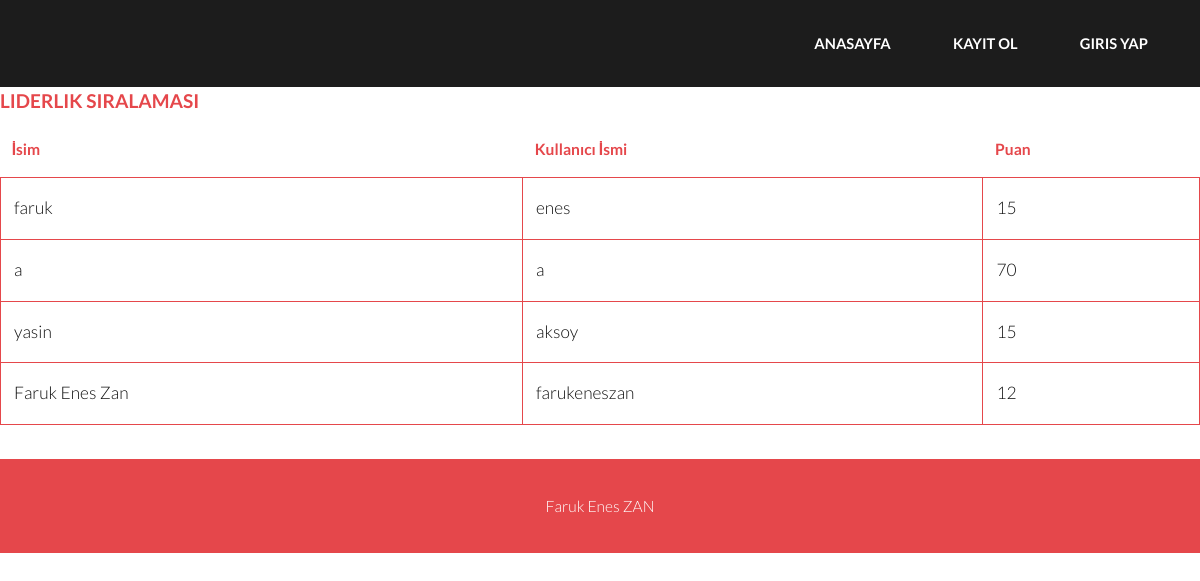
The page /liderlikTablosu on the database as committed earlier.
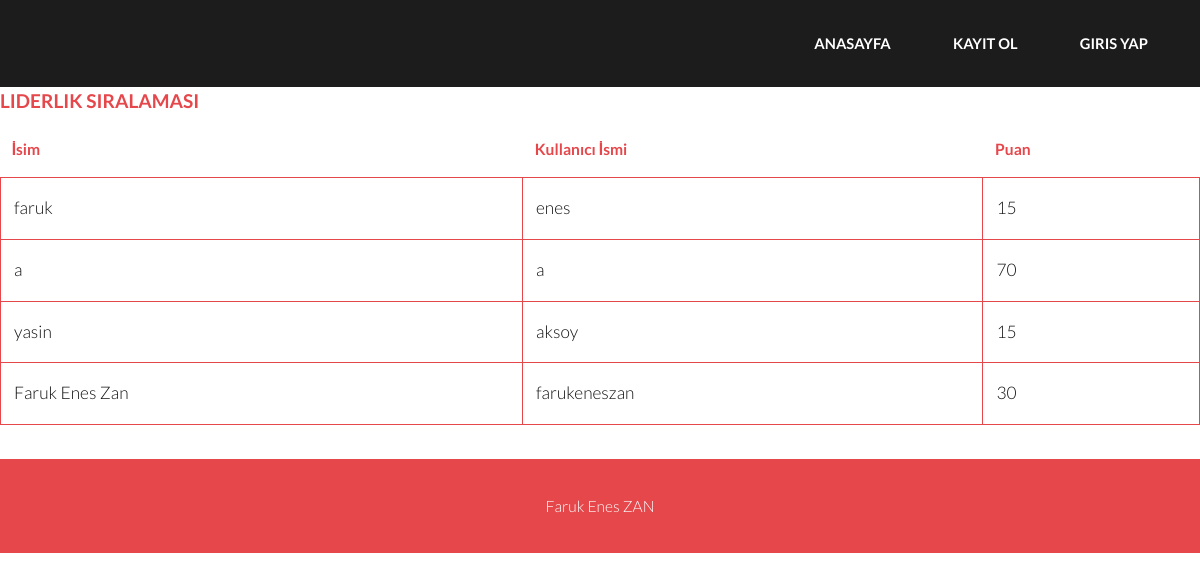
The same page on the database as committed later.
### tables this page shows
CREATE TABLE kullanicilar (isim TEXT, kadi TEXT, sifre TEXT, puan INT);

### main.py (the view)
@app.route("/liderlikTablosu")
def LiderlikTablosu():
    id = random.randint(0, 4)
    name, login_auth = giris_kotrol()
    con = sqlite3.connect("database.db")
    con.row_factory = sqlite3.Row
    cur = con.cursor()
    cur.execute("SELECT isim,kadi,puan from kullanicilar")
    rows = cur.fetchall()
    return render_template("liderlikTablosu.html", name=name, login_auth=login_auth, rows=rows, id=id)

### main.py (called while the page is built)
def giris_kotrol():
    name = ""
    login_auth = False
    if "username" in session:
        name = session["username"]
        login_auth = True
    return name, login_auth

### templates/liderlikTablosu.html (shortened to what this page needs)
{% extends 'base.html' %}
{% block body_content%}
<h4>Liderlik Sıralaması</h4>
<div class="table-wrapper">
    <table class="alt">
        <thead>
        <tr>
            <th>İsim</th>
            <th>Kullanıcı İsmi</th>
            <th>Puan</th>
        </tr>
        </thead>
        <tbody>
        {% for row in rows %}
        <tr>
            <td>{{ row["isim"] }}</td>
            <td>{{ row["kadi"] }}</td>
            <td>{{ row["puan"] }}</td>
        </tr>
        {% endfor %}
        </tbody>
    </table>
</div>
{% endblock %}

### templates/base.html (shortened to what this page needs)
<!DOCTYPE HTML>
<html>
	<head>
		<link rel="stylesheet" href="/static/assets/css/main.css">
	</head>
<body>
			<header id="header">
				<div class="inner">
					<nav id="nav">
						{% if login_auth == False %}
						<a href="{{url_for('Index')}}">Anasayfa</a>
						<a href="{{url_for('Kayit')}}">Kayıt Ol</a>
						<a href="{{url_for('Giris')}}">Giris Yap</a>
						{% else %}
						<a href="{{url_for('Sinav',id=id)}}">Sınav</a>
						<a href="{{ url_for('LiderlikTablosu') }}">Liderlik Tablosu</a>
						<a href="{{url_for('addquestion')}}">Soru Ekle</a>
						<a href="{{ url_for('Logout') }}"> {{ name }} Çıkış Yap</a>
						{% endif %}
					</nav>
				</div>
			</header>
			{% block body_content %}
		{% endblock %}
		<div class="copyright">
			Faruk Enes ZAN
		</div>
	</body>
</html>

### static/assets/css/main.css (style rules this page uses)
html, body, div, span, applet, object, iframe, h1, h2, h3, h4, h5, h6, p, blockquote, pre, a, abbr, acronym, address, big, cite, code, del, dfn, em, img, ins, kbd, q, s, samp, small, strike, strong, sub, sup, tt, var, b, u, i, center, dl, dt, dd, ol, ul, li, fieldset, form, label, legend, table, caption, tbody, tfoot, thead, tr, th, td, article, aside, canvas, details, embed, figure, figcaption, footer, header, hgroup, menu, nav, output, ruby, section, summary, time, mark, audio, video { margin: 0; padding: 0; border: 0; font-size: 100%; font: inherit; vertical-align: baseline; }
article, aside, details, figcaption, figure, footer, header, hgroup, menu, nav, section { display: block; }
body { line-height: 1; }
table { border-collapse: collapse; border-spacing: 0; }
body { -webkit-text-size-adjust: none; }
*, *:before, *:after { -moz-box-sizing: border-box; -webkit-box-sizing: border-box; box-sizing: border-box; }
body { -ms-overflow-style: scrollbar; }
body { background: #fff; }
body { background-color: #fff; color: #111111; }
body, input, select, textarea { font-family: "Lato", sans-serif; font-size: 15pt; font-weight: 300; line-height: 2; }
@media screen and (max-width: 1680px) { body, input, select, textarea { font-size: 13pt; } }
@media screen and (max-width: 1280px) { body, input, select, textarea { font-size: 13pt; } }
a { -moz-transition: color 0.2s ease-in-out; -webkit-transition: color 0.2s ease-in-out; -ms-transition: color 0.2s ease-in-out; transition: color 0.2s ease-in-out; text-decoration: none; }
h1, h2, h3, h4, h5, h6 { font-weight: 700; line-height: 1.5; margin: 0 0 1em 0; text-transform: uppercase; }
h4 { font-size: 1.1em; }
a { color: #e5474b; }
h1, h2, h3, h4, h5, h6 { color: #e5474b; }
.table-wrapper { -webkit-overflow-scrolling: touch; overflow-x: auto; }
table { margin: 0 0 2em 0; width: 100%; }
table tbody tr { border: solid 1px; border-left: 0; border-right: 0; }
table td { padding: 0.75em 0.75em; }
table th { font-size: 0.9em; font-weight: 700; padding: 0 0.75em 0.75em 0.75em; text-align: left; }
table thead { border-bottom: solid 2px; }
table.alt { border-collapse: separate; }
table.alt tbody tr td { border: solid 1px; border-left-width: 0; border-top-width: 0; }
table.alt tbody tr td:first-child { border-left-width: 1px; }
table.alt tbody tr:first-child td { border-top-width: 1px; }
table.alt thead { border-bottom: 0; }
table tbody tr { border-color: #e5474b; }
table tbody tr:nth-child(2n + 1) { background-color: none; }
table th { color: #e5474b; }
table thead { border-bottom-color: #e5474b; }
table.alt tbody tr td { border-color: #e5474b; }
body { position: relative; padding-top: 5em; }
#header { background: #1c1c1c; color: #d5d5d5; cursor: default; height: 5em; left: 0; line-height: 5em; position: fixed; text-align: right; top: 0; width: 100%; z-index: 10001; }
#header .inner { max-width: 65em; width: calc(100% - 6em); margin: 0 auto; position: relative; }
#header a { -moz-transition: color 0.2s ease-in-out; -webkit-transition: color 0.2s ease-in-out; -ms-transition: color 0.2s ease-in-out; transition: color 0.2s ease-in-out; display: inline-block; padding: 0 2em; color: #ffffff; text-decoration: none; text-transform: uppercase; font-weight: 700; font-size: .85em; }
#header a:last-child { padding-right: 0em; }
#nav { display: inline-block; }
.copyright { background: #e5474b; font-size: 0.9em; padding: 2em 0 2em 0; text-align: center; color:white; }

Rows that differ between the two databases and show on the page:
changed kullanicilar "Faruk Enes Zan": puan "12" → "30"
